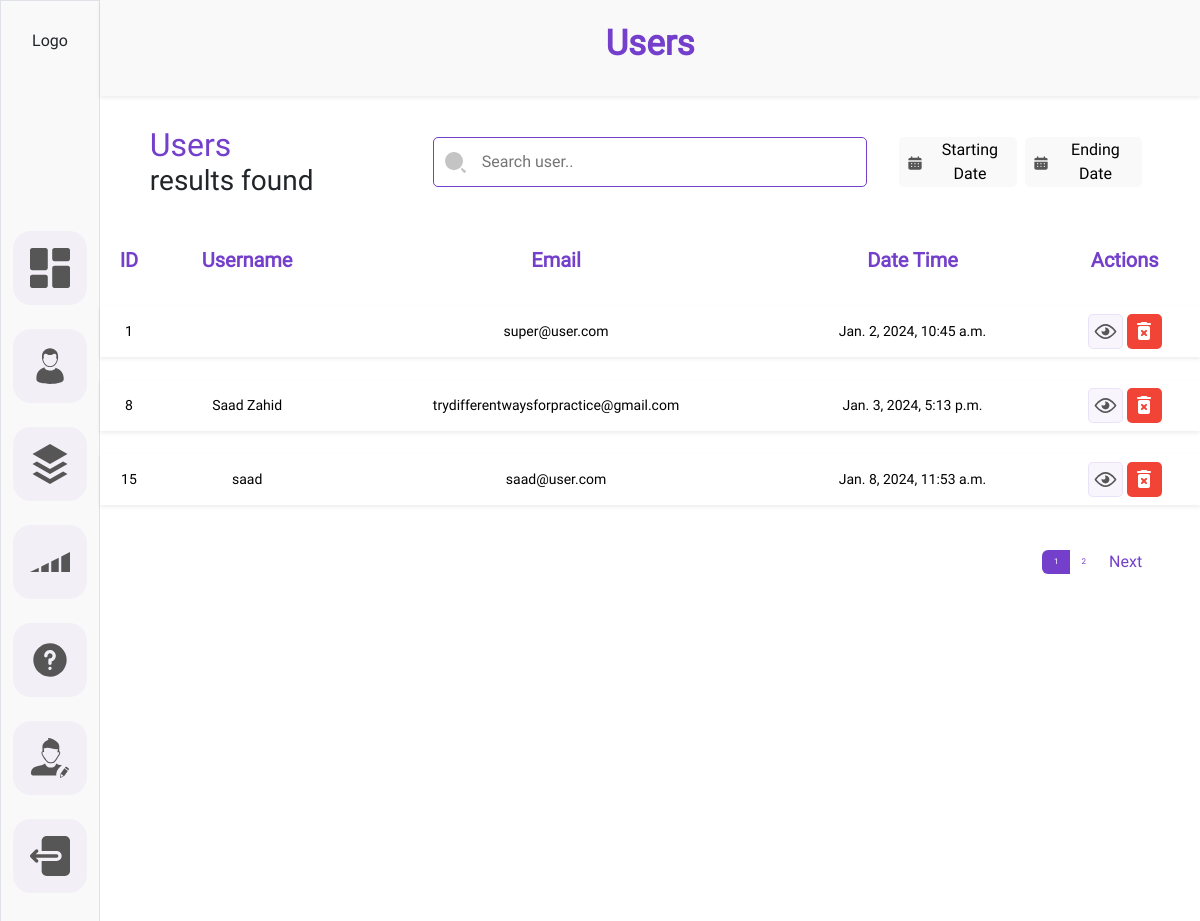
/admin-dashboard/users/ (signed in), run on an earlier commit of the app's database.
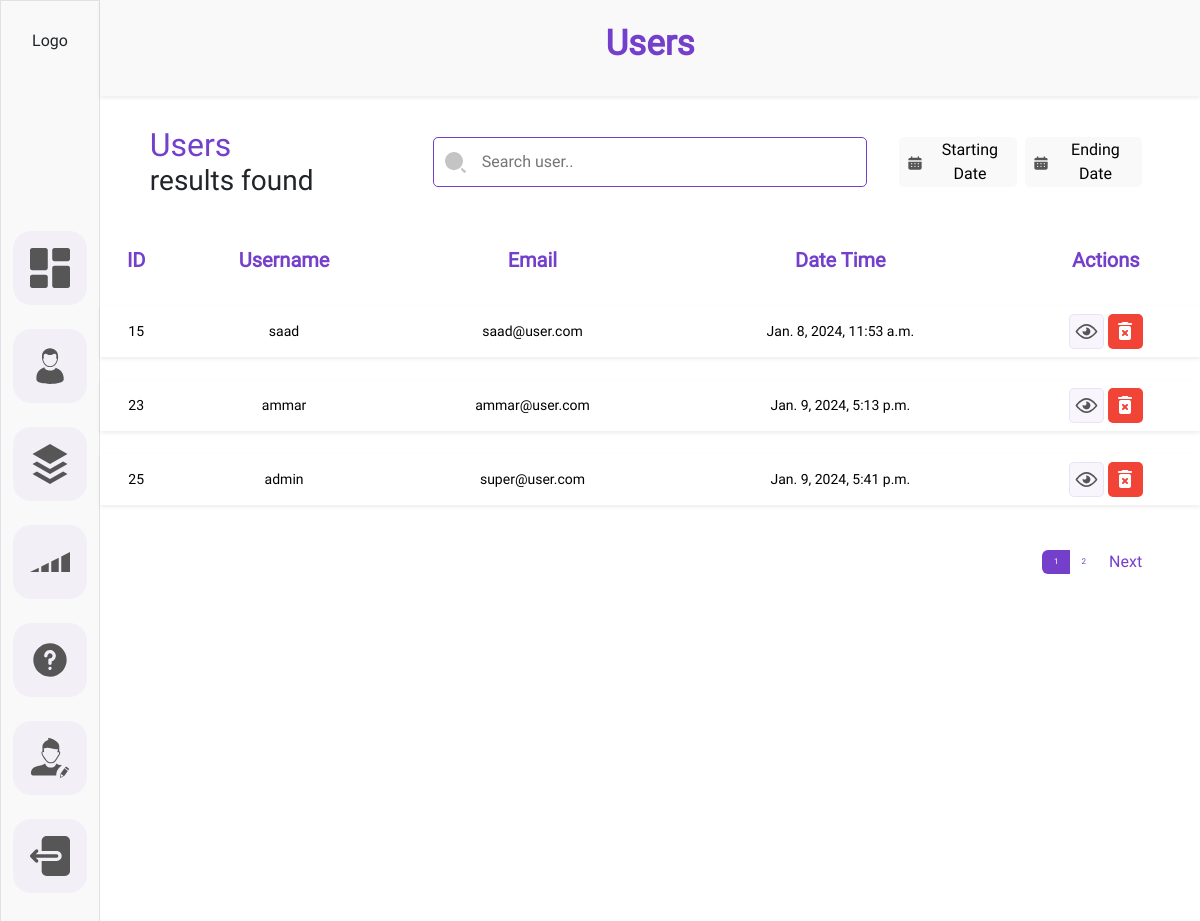
And on a later commit of the database.
### customAuth/models.py (models this page shows)
class BaseModel(models.Model):
    created_at = models.DateTimeField(auto_now_add = True)
    updated_at = models.DateTimeField(auto_now = True)
    class Meta:
        abstract = True

class User(AbstractUser, BaseModel):
    username = None
    name = models.CharField(max_length = CharFieldSizes.XX_LARGE)
    email = models.EmailField(unique=True)
    profile_image = models.ImageField(upload_to="profile_images", default='profile1-blue.svg')
    USERNAME_FIELD = 'email'
    REQUIRED_FIELDS = []
    objects = UserManager()

### adminDashboard/views.py (the view)
# urls.py: path('users/', views.users, name='users'),
@login_required(login_url='login')
def users(request):
    search = request.GET.get('search-bar', None)
    start_date = request.GET.get('start_date', None)
    end_date = request.GET.get('end_date', None)
    context={
        'seachbar': search,
        'startdate': start_date,
        'enddate': end_date
    }
    records = User.objects.all()
    if start_date and end_date:
        records = records.filter(date_joined__range=(start_date, end_date))
    elif start_date:
        records = records.filter(date_joined__gte=start_date)
    elif end_date:
        records = records.filter(date_joined__lte=end_date)
    if search:
        records = records.filter(name__icontains=search)
    paginator = Paginator(records, 3)
    page = request.GET.get('page')
    try:
        records_within_range = paginator.page(page)
    except PageNotAnInteger:
        records_within_range = paginator.page(1)
    except EmptyPage:
        records_within_range = paginator.page(paginator.num_pages)
    context['users']= records_within_range
    return render(request, 'admin_dashboard/users.html', context)

### templates/admin_dashboard/users.html (shortened to what this page needs)
{% load static %}
<!DOCTYPE html>
<html lang="en">
  <head>
    <link
      href="https://cdn.jsdelivr.net/npm/bootstrap@5.3.2/dist/css/bootstrap.min.css"
      rel="stylesheet"
    />
    <link rel="stylesheet" href="{% static 'admin_dashboard/css/common.css'%}" />
    <link rel="stylesheet" href="{% static 'admin_dashboard/css/users.css'%}" />
  </head>
  <body>
    <div class="container-fluid">
      <div class="row">
        <div class="col-1 p-0 m-0 bg-sidebar border  ">
          <div class="d-flex flex-column align-items-center ">
            <div
              class="logo-height w-100 d-flex justify-content-center align-items-center "
            >
              <a class="text-decoration-none text-dark" href="#">Logo</a>
            </div>
            <div
              class="w-100 d-flex justify-content-center "
            >
              <div class="d-flex flex-column gap-4 nav-height margintop-nav">
                <div class="d-flex">
                  <a
                    class="nav-link rounded-border bg-color"
                    href="{% url 'dashboard'%}?id=0"
                    onclick="toggleActive(this)"
                  >
                  </a>
                </div>
                <div class="d-flex">
                  <a
                    class="nav-link rounded-border bg-color"
                    href="../html/users.html?id=1"
                    onclick="toggleActive(this)"
                  >
                  </a>
                </div>
                <div class="d-flex">
                  <a
                    class="nav-link rounded-border bg-color"
                    href="../html/category.html?id=2"
                    onclick="toggleActive(this)"
                  >
                  </a>
                </div>
                <div class="d-flex">
                  <a
                    class="nav-link rounded-border bg-color"
                    href="../html/level.html?id=3"
                    onclick="toggleActive(this)"
                  >
                    <svg
                      class="sidebar__link-icon def-color"
                      viewBox="0 0 40 40"
                      xmlns="http://www.w3.org/2000/svg"
                    >
                      <path d="M28.75 15.625L21.25 19.375V30H28.75V15.625Z" />
                      <path d="M11.25 30H18.75V20.625L11.25 24.375V30Z" />
                      <path d="M31.25 14.375V30H40V10L31.25 14.375Z" />
                      <path d="M8.75 25.625L0 30H8.75V25.625Z" />
                    </svg>
                  </a>
                </div>
                <div class="d-flex">
                  <a
                    class="nav-link rounded-border bg-color"
                    href="../html/question.html?id=4"
                    onclick="toggleActive(this)"
                  >
                  </a>
                </div>
                <div class="d-flex">
                  <a
                    class="nav-link rounded-border bg-color"
                    href="../html/profile.html?id=5"
                    onclick="toggleActive(this)"
                  >
                  </a>
                </div>
                <div class="d-flex">
                  <a
                    class="nav-link rounded-border bg-color"
                    href="../html/login.html?id=6"
                    onclick="toggleActive(this)"
                  >
                  </a>
                </div>
              </div>
            </div>
          </div>
        </div>
        <div class="col-11 h-100">
          <div class="row p-2 bg-sidebar heading-container-height shadow-sm">
            <div class="col d-flex justify-content-center align-items-center">
              <div class="">
                <h1 class="dashboard__heading">Users</h1>
              </div>
            </div>
          </div>
          <form id="searchForm" action="{% url 'users'%}">
          <div class="row justify-content-center margintop gap-2">
            <div class="col-3">
              <div class="">
                <div class="d-flex flex-column">
                  <div class="">
                    <h2 class="user-title m-0 p-0">Users</h2>
                  </div>
                  <div>
                    <h3 class="user-title-desc m-0 p-0">{{users_count}} results found</h3>
                  </div>
                </div>
              </div>
            </div>
            <div class="col-5 d-flex justify-content-center align-items-center">
              <div
                class="h-75 w-100 position-relative d-flex align-items-center"
              >
                  <div class="w-100 searchbar-height d-flex align-items-center">
                    <input
                      class="search-border search-border-search-btns w-100 h-100 ps-5 pe-3"
                      type="search"
                      name="search-bar"
                      id="searchInput"
                      {% if seachbar %}
                      value='{{seachbar}}'
                      {% else %}
                      value=''
                      {% endif %}
                      placeholder="Search user.."
                    />
                  </div>
                  <div class="position-absolute svg-position">
                  </div>
              </div>
            </div>
            <div
              class="col-3 d-flex justify-content-start align-items-center gap-2"
            >
              <div class="w-100">
                <button
                type='button'
                id='startDateBtn'
                value='{{startdate}}'
                data-target="datePickerButton1"
                  class="date-picker-button searchbar-height w-100 border-0 search-border-search-btns bg-sidebar d-flex justify-content-center align-items-center gap-2"
                >
                  <div class="">
                  </div>
                  {% if startdate %}
                  {{startdate}}
                  {% else %}
                  Starting Date
                  {% endif %}
                </button>
              </div>
              <div class="w-100">
                <button
                type='button'
                id='endDateBtn'
                data-target="datePickerButton2"
                  class=" date-picker-button searchbar-height w-100 border-0 search-border-search-btns bg-sidebar d-flex justify-content-center align-items-center gap-2"
                >
                  <div class="">
                  </div>
                  {% if enddate %}
                  {{enddate}}
                  {% else %}
                  Ending Date
                  {% endif %}
                </button>
              </div>
            </div>
          </div>
          </form>
          <div class="row justify-content-center mt-3">
            <div class="col p-0">
              <div class="">
                <div class="">
                  <table class="table table-hover table-borderless">
                    <thead>
                      <tr>
                        <th class="table-head">ID</th>
                        <th class="table-head">Username</th>
                        <th class="table-head">Email</th>
                        <th class="table-head">Date Time</th>
                        <th class="table-head">Actions</th>
                      </tr>
                    </thead>
                    <tbody>
                      {% if users %}
                        {% for user in users %}
                      <tr class="shadow-sm">
                        <td>{{user.id}}</td>
                        <td>{{user.name}}</td>
                        <td>{{user.email}}</td>
                        <td>{{user.date_joined}}</td>
                        <td>
                          <div
                            class="d-flex justify-content-center align-items-center gap-1"
                          >
                            <div class="">
                              <a class="action-btns action-btns-view" href="{% url 'user-details' pk=user.id%}">
                              </a>
                            </div>
                            <div class="">
                              <a class="action-btns action-btns-remove" href="#" data-bs-toggle="modal" data-bs-target="#user-successfully-delet-modal"  >
                              </a>
                            </div>
                          </div>
                        </td>
                      </tr>
                      {% endfor %}
                      {% endif %}
                    </tbody>
                  </table>
                </div>
              </div>
            </div>
          </div>
          <div class="row justify-content-center">
            <div class="col-11 d-flex justify-content-end p-0">
              <nav aria-label="Page navigation example">
                <ul class="pagination justify-content-end">
                  {% for page_num in users.paginator.page_range %}
                  <li class="page-item  d-flex justify-content-center align-items-center">
                    <a class="page-link border-0 {% if users.number == page_num %} custom_active {% endif %}" href="?page={{ page_num }}">{{ page_num }}</a>
                  </li>
                  {% endfor %}
                  {% if users.has_next %}
                  <li class="page-item">
                    <a class="page-link next border-0" href="?page={{ users.next_page_number }}">Next</a>
                  </li>
                  {% endif %}
                </ul>
              </nav>
            </div>
          </div>
        </div>
      </div>
    </div>
  </body>
</html>

### static/admin_dashboard/css/common.css (style rules this page uses)
body { margin: 0; padding: 0; box-sizing: border-box; font-family: Roboto; }
.sidebar__link-icon { width: 40px; height: 40px; }
.def-color { fill: #565656; }
.rounded-border { border-radius: 18px; }
.bg-color { background-color: rgba(116, 63, 203, 0.05); }
.bg-sidebar { background-color: #F9F9F9; }
.nav-link { padding: 17px; }
.logo-height { height: 10vh; }
.nav-height { height: 100vh; }
.dashboard__heading { font-size: 35px; color: #743FCB; font-weight: 700; }
.date-picker-button { padding: 8px; cursor: pointer; }

### static/admin_dashboard/css/users.css (style rules this page uses)
.heading-container-height { height: 12vh; }
.user-title { color: #743FCB; }
.margintop { margin-top: 30px; }
.nav-height { height: 100vh; }
.margintop-nav { margin: 150px; }
.searchbar-height { height: 50px; }
.svg-position { left: 10px; }
.svg-size { width: 25px; height: 25px; }
.search-border-search-btns { border-radius: 5px; }
.search-border { border: 1px solid #743FCB; }
.table { border-collapse: separate; border-spacing:0 23px; }
.table-head { font-size: 20px; color: #743FCB !important; text-align: center; }
td { text-align: center; vertical-align: middle; font-size: 14px; }
.action-btns { display: flex; justify-content: center; align-items: center; width: 35px; height: 35px; border-radius: 5px; }
.action-btns-view { border: 1px solid rgba(116, 63, 203, 0.10); background: rgba(116, 63, 203, 0.05); }
.action-btns-remove { background: #F14336; }
.page-link { font-size: 8px; color: #743FCB; }
.next { font-size: 16px; color: #743FCB !important; }
.custom_active { border: none; color: white; background-color: #743FCB ; }

What changed in the data, as far as the page shows it:
removed User: id "1", email "super@user.com", date_joined "Jan. 2, 2024, 10:45 a.m."
removed User: id "8", name "Saad Zahid", email "trydifferentwaysforpractice@gmail.com", date_joined "Jan. 3, 2024, 5:13 p.m."
added User: id "23", name "ammar", email "ammar@user.com", date_joined "Jan. 9, 2024, 5:13 p.m."
added User: id "25", name "admin", email "super@user.com", date_joined "Jan. 9, 2024, 5:41 p.m."
